Frame 1 (no input): blank canvas, image omitted
Frame 60 (the mouse pressed at the canvas centre just before this capture): blank canvas, image omitted
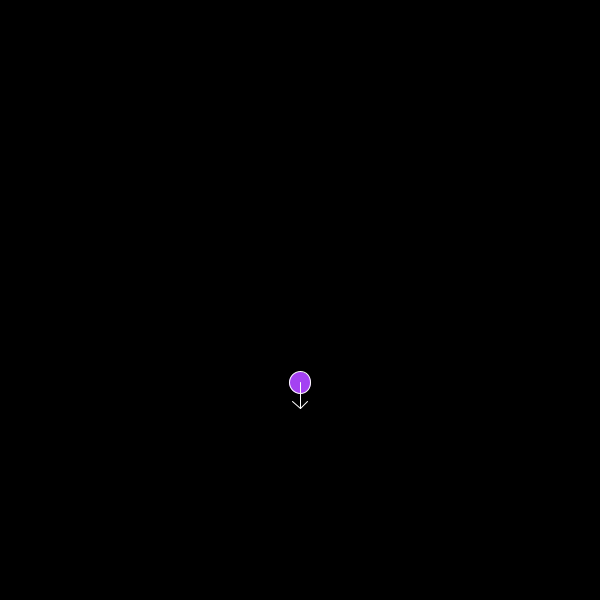
Frame 120 (the mouse held since frame 60 and released just before this capture)

The Processing sketch whose frames 1 and 60 were blank and that drew this single picture after the mouse press (run headless with seeded random() and noise(); from frame 60 on, the mouse is pressed at the canvas centre):

// Processing sketch: PVector_02_PVector_ArrayList
// ── PVector_02_PVector_ArrayList.pde
/*
* @Author: bit2atom | SJTU-ChinaGold DesignIntelligence
* @Email:  zhanglliqun@gmail.com
* @Date:   2020-12-07 16:18:07
* @brief
* @Last Modified by:   bit2atommac2019
* @Last Modified time: 2021-10-18 14:26:55
* @detail
*/
ArrayList myBall;

void setup(){
  size(600,600);
  myBall = new ArrayList();
}

void draw(){
  background(0);
  for(int i=0;i<myBall.size();i++){
    Ball mb = (Ball)myBall.get(i);
    mb.run();
  }
}

void mousePressed(){
  PVector mb = new PVector(mouseX,mouseY);
  color cb = color(random(255),random(255),random(255));
  myBall.add(new Ball(mb,random(5,30),cb));
  
}

// ── Ball.pde
/*
* @Author: bit2atom | SJTU-ChinaGold DesignIntelligence
* @Email:  zhanglliqun@gmail.com
* @Date:   2020-12-06 17:10:46
* @brief
* @Last Modified by:   bit2atommac2019
* @Last Modified time: 2021-10-18 14:26:52
* @detail
*/
class Ball {
  PVector loc;
  PVector speed = new PVector(0, 0);
  PVector acc = new PVector(0, 0);
  PVector gravity = new PVector(0, 0.05);
  float r;
  color c;

  Ball(PVector loc_, float r_, color c_) {
    loc = loc_;
    r=r_;
    c=c_;
  }

  void run() {
    update();//
    show();
    edge();//ball bouncing with edges of canvas
    collision();//balls collide with each other
  }

/**
 * [collision description]
 * @Author   bit2atom
 * @DateTime 2021-10-18T14:26:35+0800
 * @return   {[type]}                 [description]
 */
  void collision() {
    for (int i=0; i<myBall.size(); i++) {
      Ball other = (Ball)myBall.get(i);
      PVector diff = PVector.sub(loc, other.loc);
      float distance = diff.mag();

      if (distance >0 && distance <r+other.r) {
        diff.normalize();
        diff.mult(20/r);//small balls can be more easierly change motion
        acc.add(diff);
      }
    }
  }

/**
 * [update description]
 * @Author   bit2atom
 * @DateTime 2021-10-18T14:26:40+0800
 * @return   {[type]}                 [description]
 */
  void update() {
    acc.add(gravity);
    speed.add(acc);
    //computing resistance from the air
    speed.mult(0.995);
    //limit the speed to maxium of 5
    if (speed.mag()>5) {
      speed.normalize();
      speed.mult(5);
    }
    loc.add(speed);
    acc = new PVector(0, 0);
  }

/**
 * [edge description]
 * @Author   bit2atom
 * @DateTime 2021-10-18T14:26:45+0800
 * @return   {[type]}                 [description]
 */
  void edge() {
    if (loc.x>width-r) {
      speed.x*=-1;
      loc.x = width-r;
    }
    if (loc.x<r) {
      speed.x*=-1;
      loc.x = r;
    }
    if (loc.y>height-r) {
      speed.y*=-1;
      loc.y = height-r;
    }
    if (loc.y<r) {
      speed.y*=-1;
      loc.y = r;
    }
  }

/**
 * [show description]
 * @Author   bit2atom
 * @DateTime 2021-10-18T14:26:50+0800
 * @return   {[type]}                 [description]
 */
  void show() {
    stroke(255);
    fill(c); 
    ellipse(loc.x, loc.y, r*2, r*2);
    
    //draw Arrows at the end of each speed vectors
    float ang = speed.heading();
    stroke(255); //stroke(#9C9AEA);
    float arrowLength = 10;
    PVector headLocation = new PVector(loc.x+10*speed.mag()*cos(ang), loc.y+10*speed.mag()*sin(ang));
    line(loc.x, loc.y, headLocation.x, headLocation.y);
    line(headLocation.x, headLocation.y, headLocation.x + arrowLength*cos(ang + PI*3/4), headLocation.y + arrowLength*sin(ang + PI*3/4));
    line(headLocation.x, headLocation.y, headLocation.x + arrowLength*cos(ang - PI*3/4), headLocation.y + arrowLength*sin(ang - PI*3/4));
  }
}
